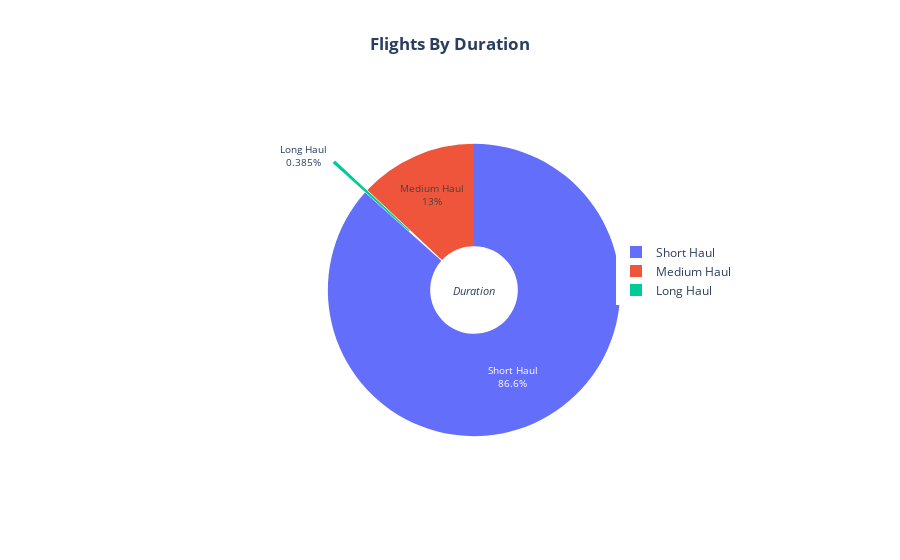

Notebook cell for this chart:
### Markdown cell above
#### **Task 8**: When (which hour) do most 'LONG', 'SHORT', 'MEDIUM' haul flights take off?

### Code cell
df_dur = pd.DataFrame(df_flights['haul_length'].value_counts().reset_index().values, columns=["haul_length", "AggregateType"])

labels = ["Short Haul","Medium Haul","Long Haul"]

values = [df_dur['AggregateType'][0],df_dur['AggregateType'][1],df_dur['AggregateType'][2]]

figs = go.Figure(data=[go.Pie(labels=labels, values=values, pull=[0, 0, 0.3],textinfo = 'label+percent', hole = 0.3, hoverinfo="label+percent")])
figs.update_traces( textinfo='label + percent', textfont_size=10)
figs.update_layout(
    title_text="<b>Flights By Duration<b>",title_x = 0.5, font_size = 12,legend=dict(x=.75, y=0.55),
    # Add annotations in the center of the donut pies.
    annotations=[dict(text='<i>Duration<i>', x=0.5, y=0.5, font_size=11, showarrow=False)]
)
figs.show()

### Figure 1 — Plotly figure (JSON) as saved in the notebook; plotly's stock layout.template omitted (floating-point values rounded to 4 significant figures)
{"data": [{"hole": 0.3, "hoverinfo": "label+percent", "labels": ["Short Haul", "Medium Haul", "Long Haul"], "pull": [0, 0, 0.3], "textfont": {"size": 10}, "textinfo": "label+percent", "type": "pie", "values": [169636, 25481, 755]}], "layout": {"annotations": [{"font": {"size": 11}, "showarrow": false, "text": "<i>Duration<i>", "x": 0.5, "y": 0.5}], "font": {"size": 12}, "legend": {"x": 0.75, "y": 0.55}, "title": {"text": "<b>Flights By Duration<b>", "x": 0.5}}}
